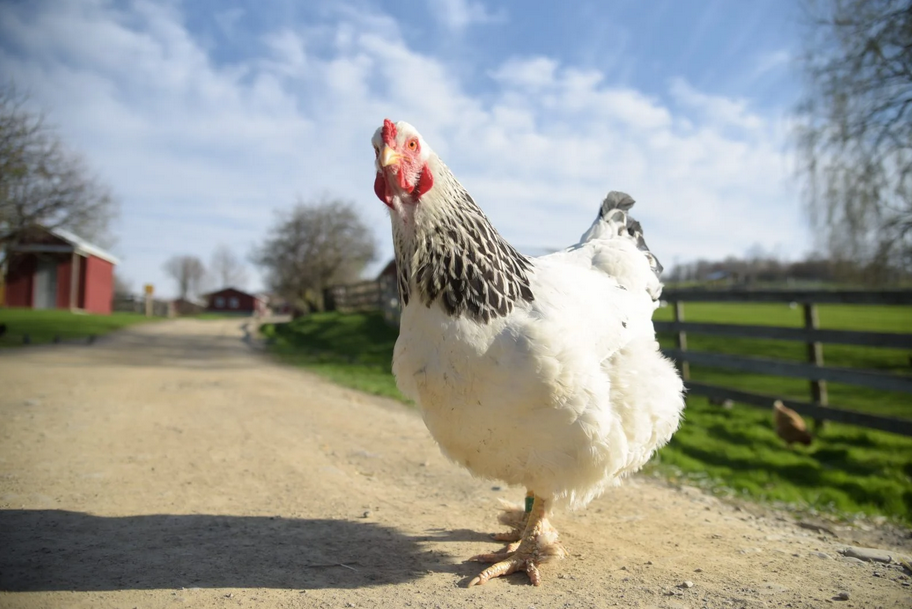
#> input picture images/chicken.png, 912 x 609 px
$ python main.py
#> lines starting #> are read from the running program, lines starting #| are printed output that depends on the picture; after the words box and inside, x2 and y2 are one past the last pixel; in counts of white or black regions, pixels touching at a corner belong together
import cv2
import numpy as np
import matplotlib.pyplot as plt

def canny_edge_detector(image_path, low_threshold=50, high_threshold=150):
    # Read the image in grayscale
#> called with image_path = '../../images/chicken.png', low_threshold = 50, high_threshold = 150
    image = cv2.imread(image_path, cv2.IMREAD_GRAYSCALE)
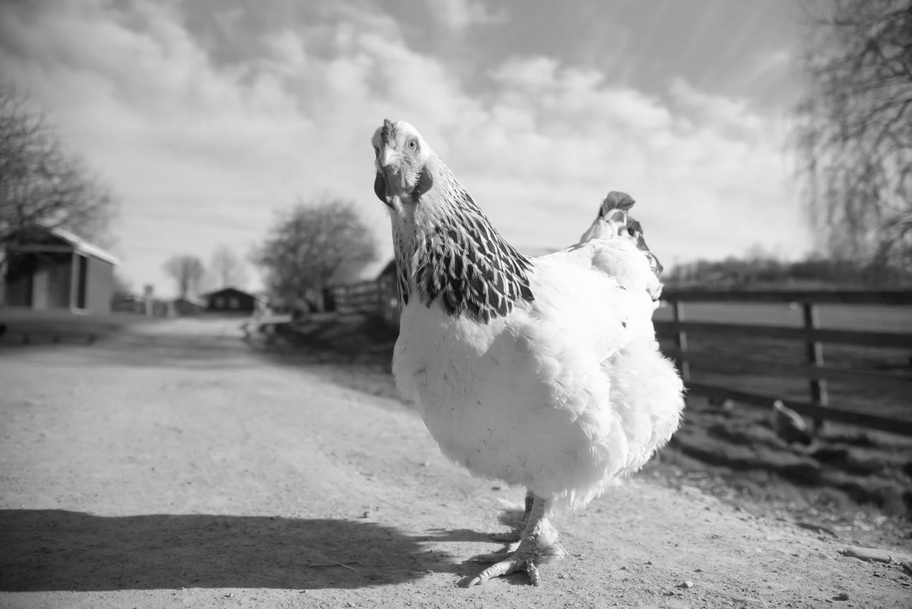
#> image: shape (609, 912); min 6, max 255, mean 151.8

    if image is None:
        print(f"Error: Unable to load image from path: {image_path}")
        return None

    # Apply Gaussian blur to reduce noise and improve edge detection
    blurred_image = cv2.GaussianBlur(image, (5, 5), 1.4)

    # Apply Canny edge detection
    edges = cv2.Canny(blurred_image, low_threshold, high_threshold)
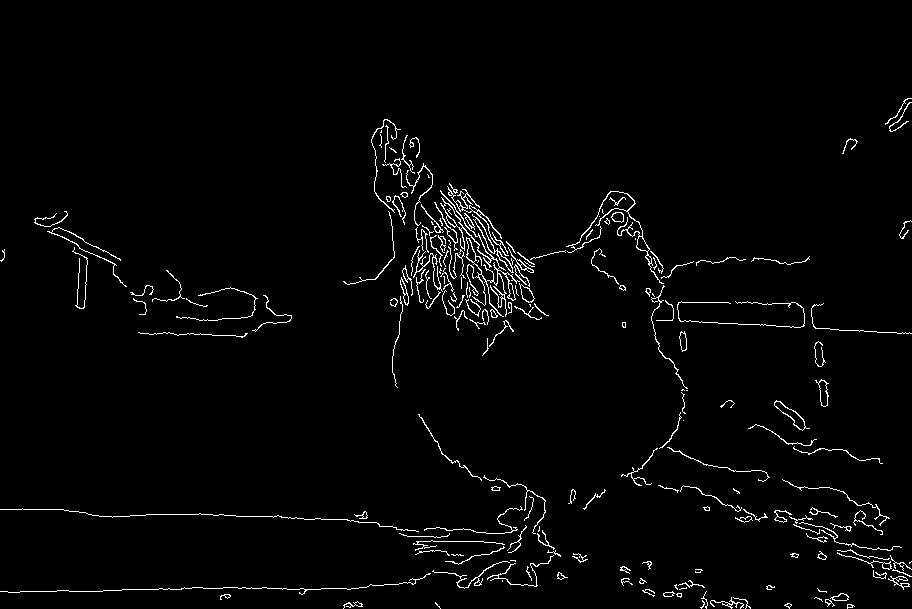
#> edges: shape (609, 912); 2.2% white in thin lines or dots, all inside (x1, y1, x2, y2) = (0, 98, 912, 609)

    return edges

def display_image(image, title="Image"):
    # Display the image using matplotlib
    plt.figure(figsize=(6, 6))
    plt.imshow(image, cmap='gray')
    plt.title(title)
    plt.axis('off')
    plt.show()

# Usage example
image_path = '../../images/chicken.png'
edges = canny_edge_detector(image_path)

if edges is not None:
    display_image(edges, title="Canny Edge Detection")

$ run again, with images/Tiger_Woods.png copied over images/chicken.png
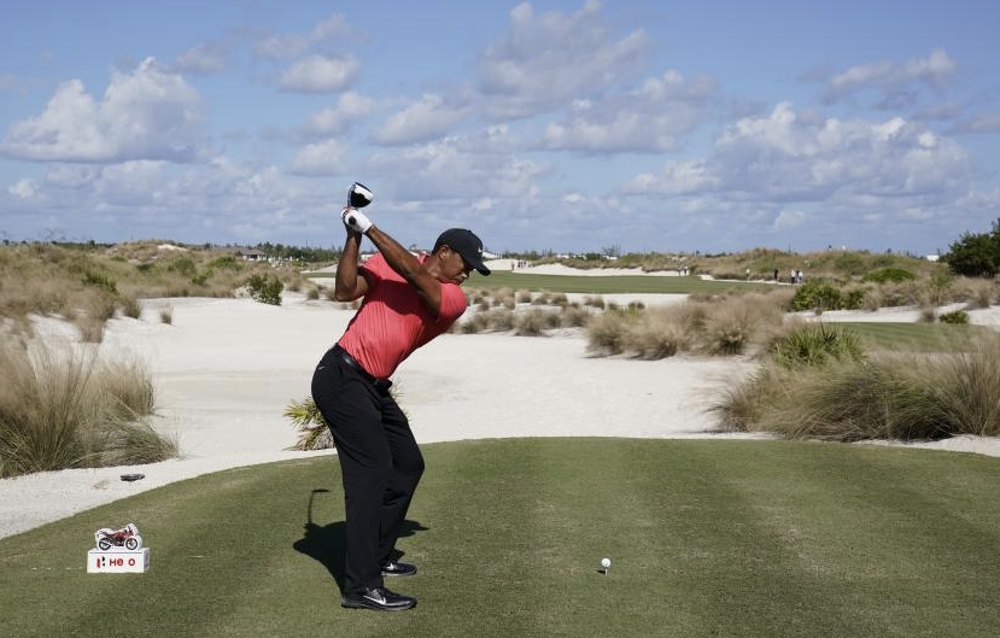
#> input picture images/Tiger_Woods.png, 1000 x 638 px, shrunk from 1658 x 1058 before the run
#> in canny_edge_detector, `image = cv2.imread(image_path, cv2.IMREAD_GRAYSCALE)`:
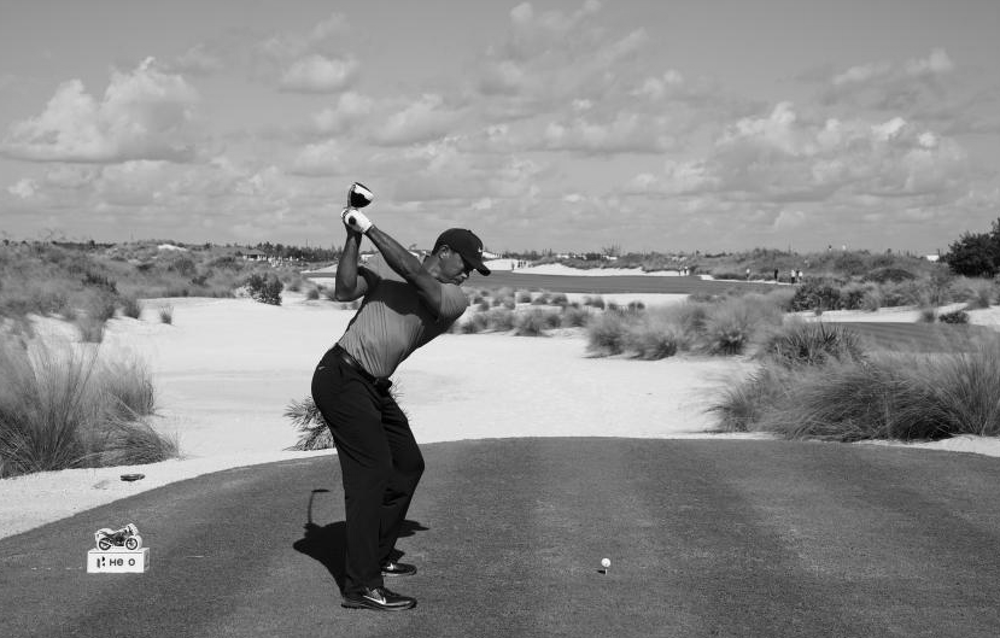
#> image: shape (638, 1000); min 0, max 255, mean 139.5
#> in canny_edge_detector, `edges = cv2.Canny(blurred_image, low_threshold, high_threshold)`:
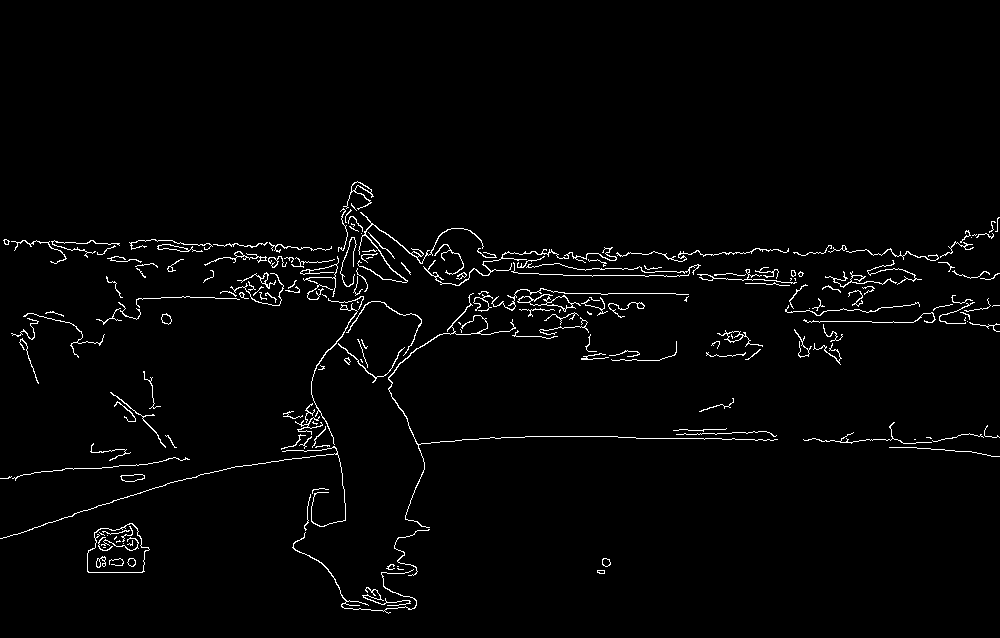
#> edges: shape (638, 1000); 2.1% white in thin lines or dots, all inside (x1, y1, x2, y2) = (0, 181, 1000, 614)

$ run again, with images/blemish.png copied over images/chicken.png
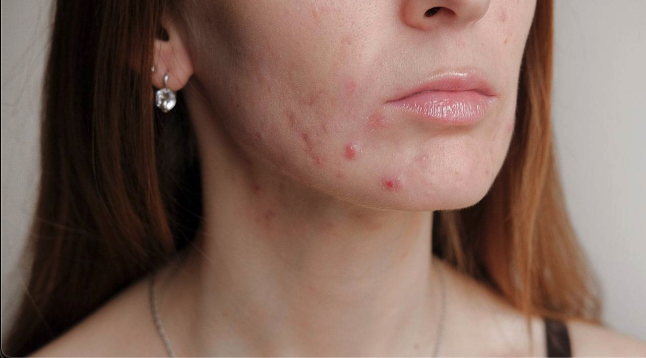
#> input picture images/blemish.png, 646 x 358 px
#> in canny_edge_detector, `image = cv2.imread(image_path, cv2.IMREAD_GRAYSCALE)`:
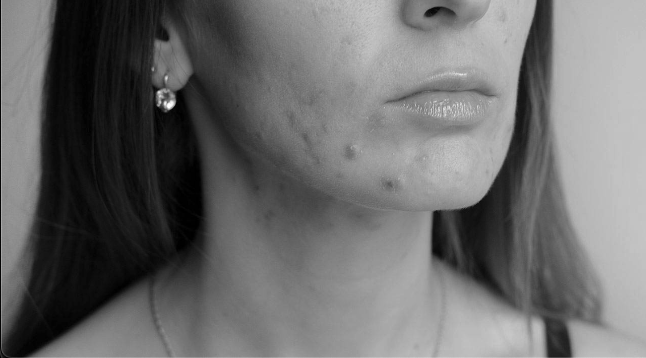
#> image: shape (358, 646); min 0, max 253, mean 107.7
#> in canny_edge_detector, `edges = cv2.Canny(blurred_image, low_threshold, high_threshold)`:
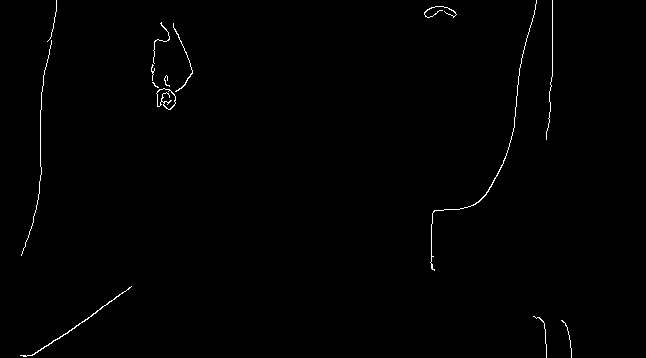
#> edges: shape (358, 646); 0.61% white in thin lines or dots, all inside (x1, y1, x2, y2) = (20, 0, 572, 358)
